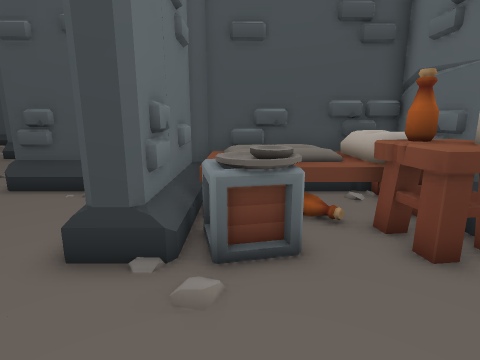
view 1 (above)

24 first-person views from a walk through a scene from a Unity 3-D project. The camera is 1.2 m above the floor, tilts 12° down and sees 80° across. Doors are open. The floor is counted in squares, 0.5 m on a side. Each view is taken from the middle of a square. On the plan, view 1 faces up. The plan holds only what a view shows up to about 18 squares ahead; the rest is blank. The place goes on beyond the plan. The player is left out. Some animated figures are left out.

view 2
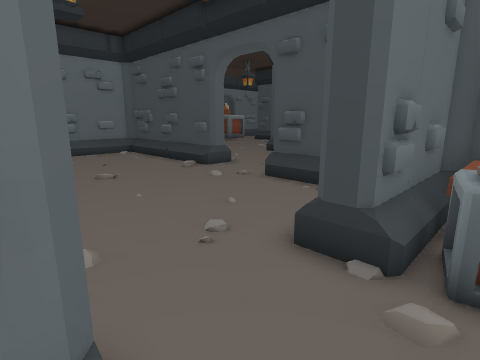

view 3
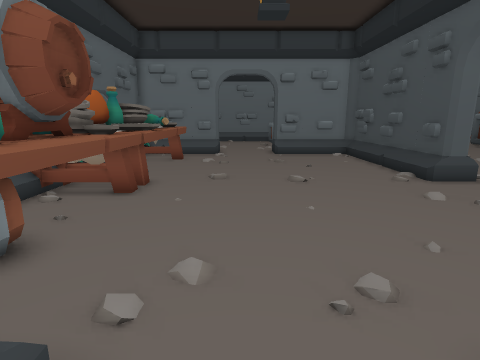

view 4
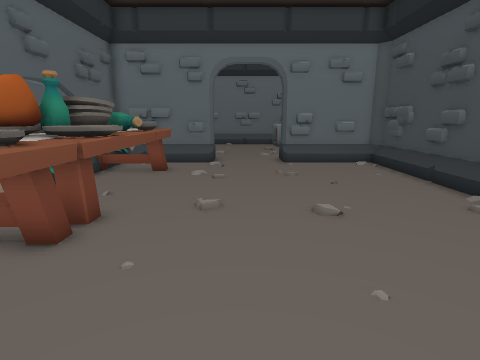

view 5
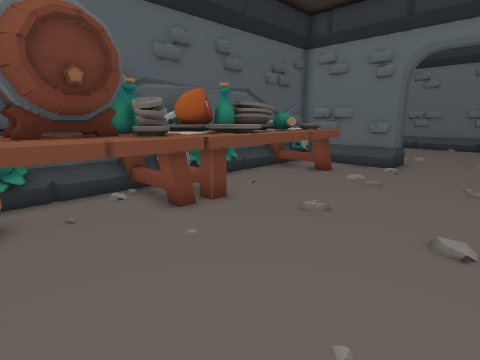

view 6
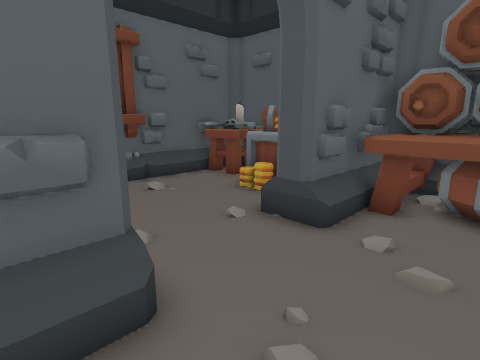

view 7
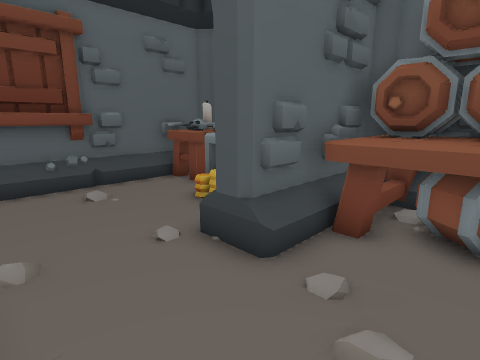

view 8
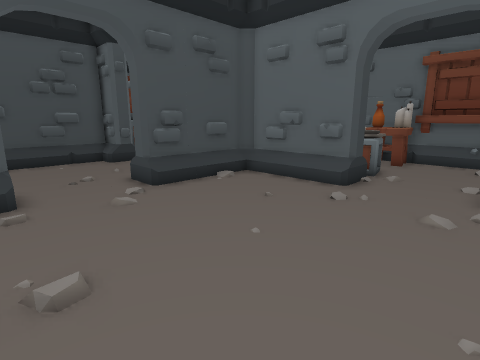

view 9
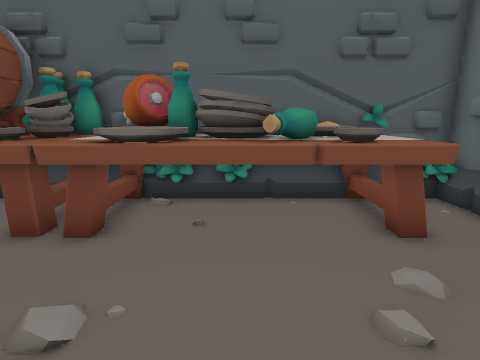

view 10
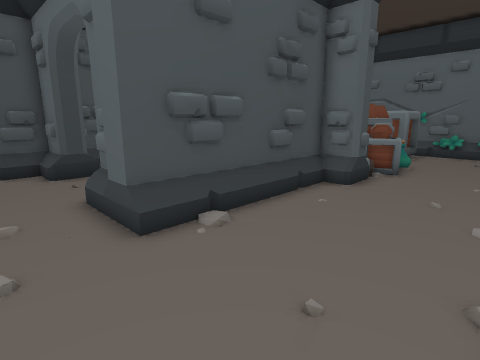

view 11
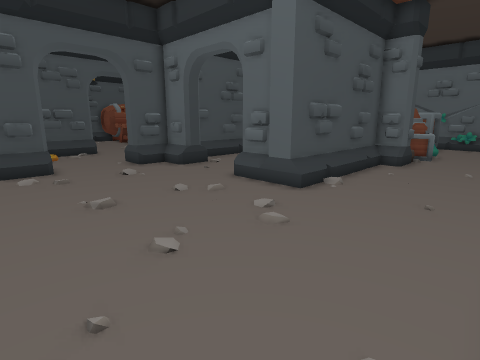

view 12
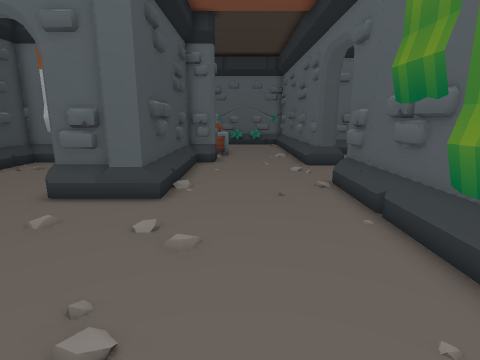

view 13
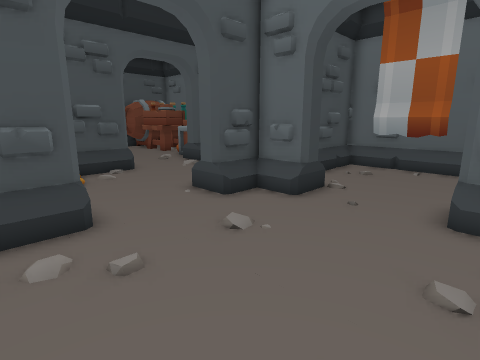

view 14
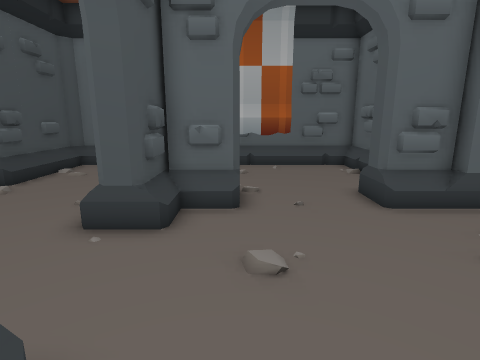

view 15
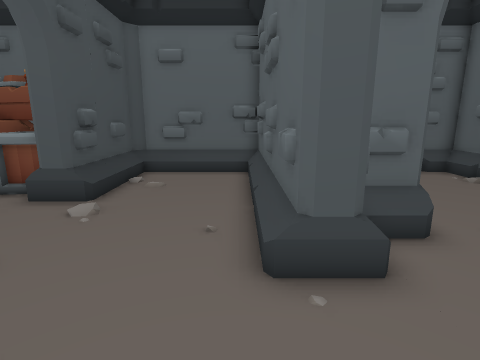

view 16
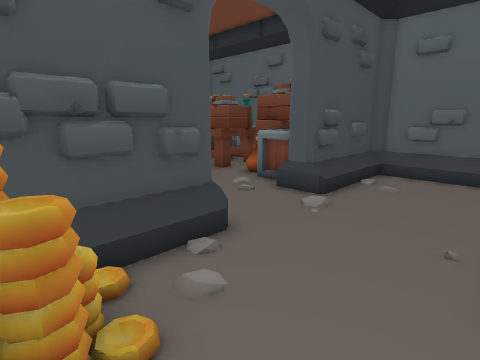

view 17
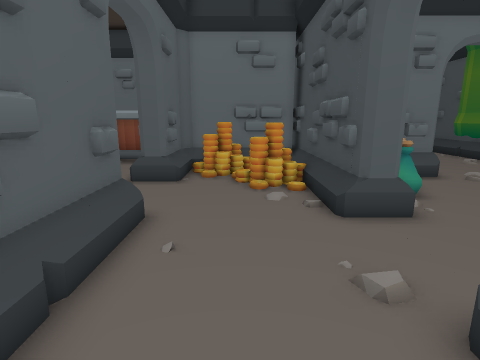

view 18
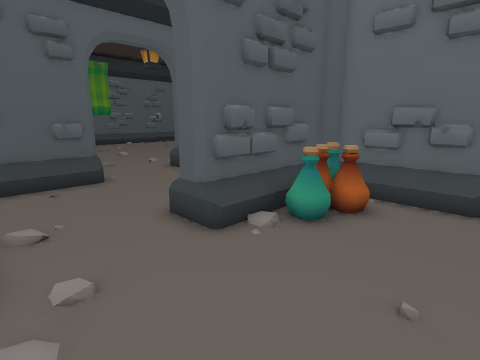

view 19
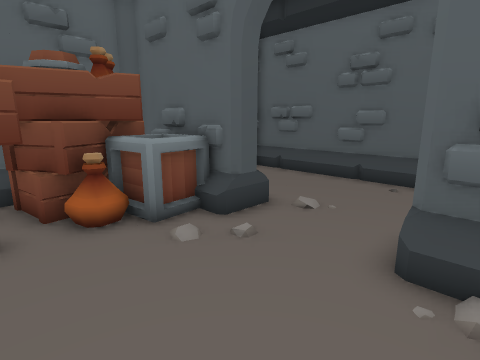

view 20
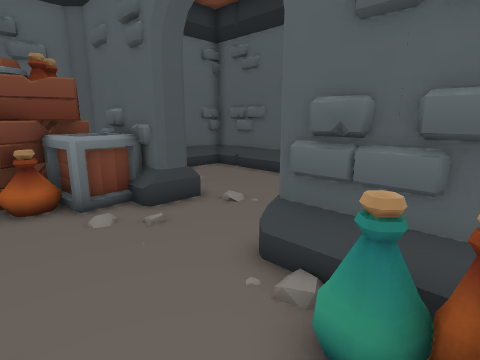

view 21
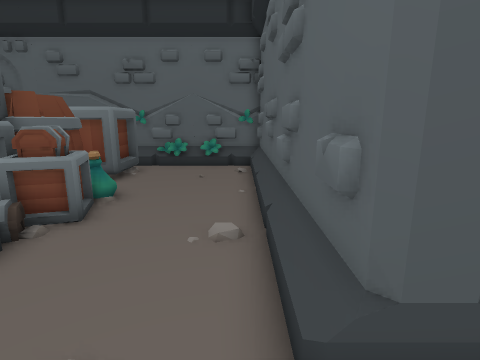

view 22
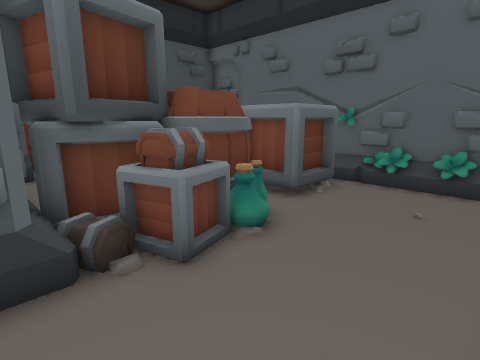

view 23
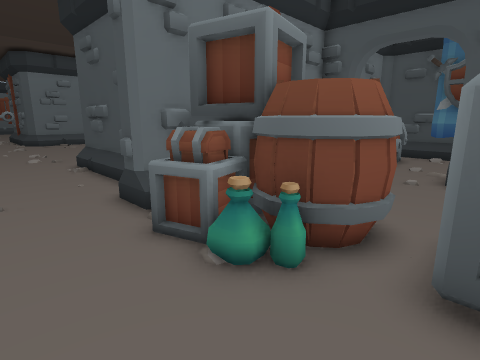

view 24
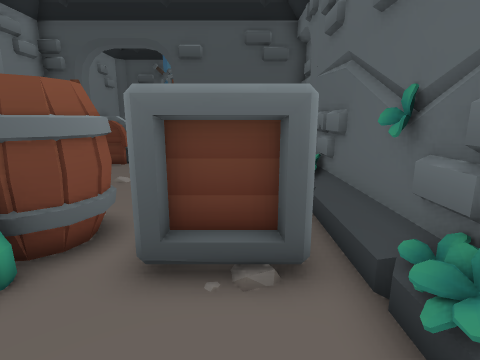

### Floor plan
Key: @ floor where view 1 was taken; # wall or solid block; . floor; D open door; T table; B box; A banner; C crate; H chest; O other object.
Columns run from 23 left of view 1 to 6 right of it. Each row starts with its distance up from view 1.
 40  D..........OOOO
 39  ##.........OOCCC#
 38  ##..........CCC #
 37  ##OO.......CCCCC#
 36  ##OOO......CCCCC#
 35  #######DDDD######
 34 ########DDDD######  ###
 33 # OO#............#  .##
 32 #  O............###  ..
 31 OO.O............##H H..
 30 #OO..............#H H..
 29 #O#.............## HH..
 28 ###DDDDD########## HH...
 27  ###DDDD####  #####DDDDD
 26  ........## .....##DDDDD
 25  ........DD.....A# . ...
 24  ........DD.....A#   ...
 23  ........DD.....A#    ..    ##
 22  ........DD.....A#    ...   ##
 21  ........DD.....##    ...   #
 20 .........## ....### O   .   #
 19 .........#    ####OOOO OBB  #
 18 .........##########OOOOOBB  #
 17 ................###OOOOOBBBB#
 16 ...................OOOO.....#
 15 ............................#
 14  ...........................#
 13   ..........................#
 12 .  .........................#
 11    ########DDDDD#############
 10  ##########DDDDD######
  9  #..................#########
  8  #..................###     ##
  7  #..................###  OO ##
  6  ##.................###OO.OOO#
  5  ##.................##OOO.OOO#
  4 .D...................D#O..OO##
  3 .D...................D......##
  2 .D...................D......#
  1 .D...................D......#
  0 ###.................## @....#
 -1  ##.TTTTTTTTTTTTTTTT#  .....##
 -2   #.TTTTTTTTTTTTTTTTT    O O#
 -3   #.TTTTTTTTTTTTT TTT     OOO
 -4   #.TTTTTTTTTTTTT TTT     OOO
 -5   ###TTTTTTT#TTTT TT#     ###

Where each view was taken, in squares from view 1:
view 1: 0 up, 0 right, facing up
view 2: 0 up, 0 right, facing up-left
view 3: 2 up, 1 left, facing left
view 4: 2 up, 5 left, facing left
view 5: 5 up, 6 left, facing down-left
view 6: 6 up, 6 left, facing down-right
view 7: 4 up, 6 left, facing down-right
view 8: 0 up, 13 left, facing up-right
view 9: 4 up, 15 left, facing down
view 10: 12 up, 17 left, facing up-right
view 11: 12 up, 23 left, facing up-right
view 12: 15 up, 23 left, facing right
view 13: 20 up, 22 left, facing up-right
view 14: 25 up, 22 left, facing right
view 15: 29 up, 20 left, facing right
view 16: 29 up, 20 left, facing up-right
view 17: 31 up, 9 left, facing left
view 18: 40 up, 12 left, facing down-left
view 19: 40 up, 17 left, facing down-right
view 20: 39 up, 19 left, facing down-right
view 21: 12 up, 10 left, facing right
view 22: 12 up, 6 left, facing up-right
view 23: 13 up, 2 right, facing up-left
view 24: 13 up, 3 right, facing up
